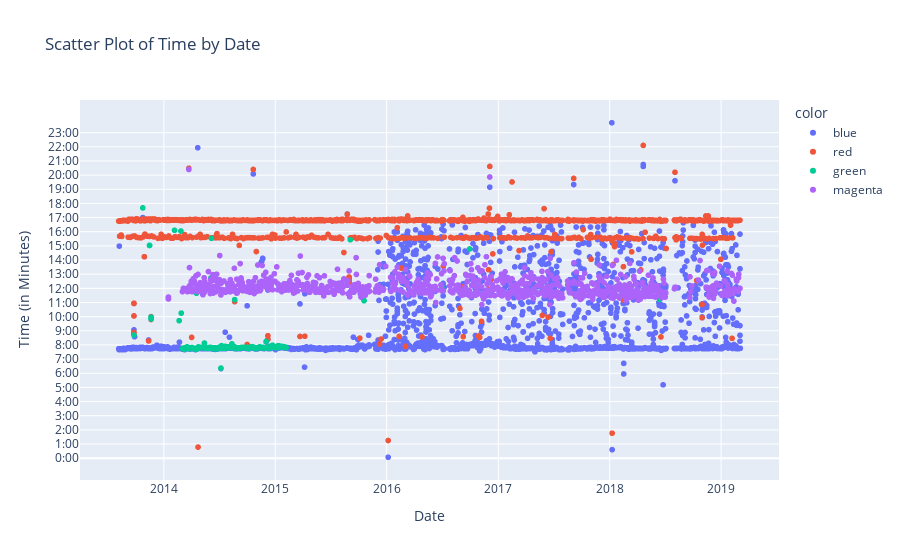

Notebook source saved alongside this figure:
### Code cell
import plotly.express as px

# Create an interactive scatter plot
fig = px.scatter(
    df_one,
    x="date",
    y="time_in_minutes",
    color="color",  # Use your DataFrame's color column
    title="Scatter Plot of Time by Date",
    labels={"time_in_minutes": "Time (in Minutes)", "date": "Date"},
)

# Update y-axis to show time format using lists
fig.update_yaxes(tickvals=list(range(0, 1440, 60)), ticktext=[f"{h}:00" for h in range(24)])

# Show the interactive plot
fig.show()

### Figure 1 — Plotly figure (JSON) as saved in the notebook; plotly's stock layout.template omitted (floating-point values rounded to 4 significant figures; data arrays with more than 128 entries replaced by an {"elided": "..."} marker saying what was removed)
{"data": [{"hovertemplate": "color=blue<br>Date=%{x}<br>Time (in Minutes)=%{y}<extra></extra>", "legendgroup": "blue", "marker": {"color": "#636efa", "symbol": "circle"}, "mode": "markers", "name": "blue", "showlegend": true, "type": "scattergl", "x": {"elided": "2191 str values"}, "xaxis": "x", "y": {"elided": "2191 int values"}, "yaxis": "y"}, {"hovertemplate": "color=red<br>Date=%{x}<br>Time (in Minutes)=%{y}<extra></extra>", "legendgroup": "red", "marker": {"color": "#EF553B", "symbol": "circle"}, "mode": "markers", "name": "red", "showlegend": true, "type": "scattergl", "x": {"elided": "1298 str values"}, "xaxis": "x", "y": {"elided": "1298 int values"}, "yaxis": "y"}, {"hovertemplate": "color=green<br>Date=%{x}<br>Time (in Minutes)=%{y}<extra></extra>", "legendgroup": "green", "marker": {"color": "#00cc96", "symbol": "circle"}, "mode": "markers", "name": "green", "showlegend": true, "type": "scattergl", "x": {"elided": "219 str values"}, "xaxis": "x", "y": {"elided": "219 int values"}, "yaxis": "y"}, {"hovertemplate": "color=magenta<br>Date=%{x}<br>Time (in Minutes)=%{y}<extra></extra>", "legendgroup": "magenta", "marker": {"color": "#ab63fa", "symbol": "circle"}, "mode": "markers", "name": "magenta", "showlegend": true, "type": "scattergl", "x": {"elided": "904 str values"}, "xaxis": "x", "y": {"elided": "904 int values"}, "yaxis": "y"}], "layout": {"legend": {"title": {"text": "color"}, "tracegroupgap": 0}, "title": {"text": "Scatter Plot of Time by Date"}, "xaxis": {"anchor": "y", "domain": [0, 1], "title": {"text": "Date"}}, "yaxis": {"anchor": "x", "domain": [0, 1], "ticktext": ["0:00", "1:00", "2:00", "3:00", "4:00", "5:00", "6:00", "7:00", "8:00", "9:00", "10:00", "11:00", "12:00", "13:00", "14:00", "15:00", "16:00", "17:00", "18:00", "19:00", "20:00", "21:00", "22:00", "23:00"], "tickvals": [0, 60, 120, 180, 240, 300, 360, 420, 480, 540, 600, 660, 720, 780, 840, 900, 960, 1020, 1080, 1140, 1200, 1260, 1320, 1380], "title": {"text": "Time (in Minutes)"}}}}
